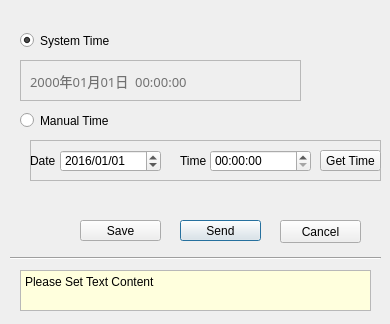
<?xml version="1.0" encoding="UTF-8"?>
<ui version="4.0">
 <class>SyncTimeDlg</class>
 <widget class="QDialog" name="SyncTimeDlg">
  <property name="geometry">
   <rect>
    <x>0</x>
    <y>0</y>
    <width>390</width>
    <height>324</height>
   </rect>
  </property>
  <property name="sizePolicy">
   <sizepolicy hsizetype="Preferred" vsizetype="Preferred">
    <horstretch>0</horstretch>
    <verstretch>0</verstretch>
   </sizepolicy>
  </property>
  <property name="minimumSize">
   <size>
    <width>390</width>
    <height>324</height>
   </size>
  </property>
  <property name="maximumSize">
   <size>
    <width>390</width>
    <height>324</height>
   </size>
  </property>
  <property name="windowTitle">
   <string>Time</string>
  </property>
  <widget class="QPushButton" name="pushButtonSend">
   <property name="geometry">
    <rect>
     <x>180</x>
     <y>220</y>
     <width>81</width>
     <height>21</height>
    </rect>
   </property>
   <property name="text">
    <string>Send</string>
   </property>
  </widget>
  <widget class="QPushButton" name="pushButtonCancel">
   <property name="geometry">
    <rect>
     <x>280</x>
     <y>220</y>
     <width>81</width>
     <height>23</height>
    </rect>
   </property>
   <property name="text">
    <string>Cancel</string>
   </property>
  </widget>
  <widget class="QTextEdit" name="textEdit">
   <property name="geometry">
    <rect>
     <x>20</x>
     <y>270</y>
     <width>351</width>
     <height>41</height>
    </rect>
   </property>
   <property name="palette">
    <palette>
     <active>
      <colorrole role="Base">
       <brush brushstyle="SolidPattern">
        <color alpha="255">
         <red>255</red>
         <green>255</green>
         <blue>221</blue>
        </color>
       </brush>
      </colorrole>
     </active>
     <inactive>
      <colorrole role="Base">
       <brush brushstyle="SolidPattern">
        <color alpha="255">
         <red>255</red>
         <green>255</green>
         <blue>221</blue>
        </color>
       </brush>
      </colorrole>
     </inactive>
     <disabled>
      <colorrole role="Base">
       <brush brushstyle="SolidPattern">
        <color alpha="255">
         <red>240</red>
         <green>240</green>
         <blue>240</blue>
        </color>
       </brush>
      </colorrole>
     </disabled>
    </palette>
   </property>
   <property name="frameShape">
    <enum>QFrame::StyledPanel</enum>
   </property>
   <property name="frameShadow">
    <enum>QFrame::Plain</enum>
   </property>
   <property name="verticalScrollBarPolicy">
    <enum>Qt::ScrollBarAlwaysOff</enum>
   </property>
   <property name="horizontalScrollBarPolicy">
    <enum>Qt::ScrollBarAlwaysOff</enum>
   </property>
   <property name="readOnly">
    <bool>true</bool>
   </property>
   <property name="html">
    <string notr="true">&lt;!DOCTYPE HTML PUBLIC &quot;-//W3C//DTD HTML 4.0//EN&quot; &quot;http://www.w3.org/TR/REC-html40/strict.dtd&quot;&gt;
&lt;html&gt;&lt;head&gt;&lt;meta name=&quot;qrichtext&quot; content=&quot;1&quot; /&gt;&lt;style type=&quot;text/css&quot;&gt;
p, li { white-space: pre-wrap; }
&lt;/style&gt;&lt;/head&gt;&lt;body style=&quot; font-family:'SimSun'; font-size:9pt; font-weight:400; font-style:normal;&quot;&gt;
&lt;p style=&quot; margin-top:0px; margin-bottom:0px; margin-left:0px; margin-right:0px; -qt-block-indent:0; text-indent:0px;&quot;&gt;Please Set Text Content&lt;/p&gt;&lt;/body&gt;&lt;/html&gt;</string>
   </property>
   <property name="overwriteMode">
    <bool>false</bool>
   </property>
  </widget>
  <widget class="Line" name="line">
   <property name="geometry">
    <rect>
     <x>10</x>
     <y>250</y>
     <width>371</width>
     <height>16</height>
    </rect>
   </property>
   <property name="orientation">
    <enum>Qt::Horizontal</enum>
   </property>
  </widget>
  <widget class="QPushButton" name="pushButtonSave">
   <property name="geometry">
    <rect>
     <x>80</x>
     <y>220</y>
     <width>81</width>
     <height>21</height>
    </rect>
   </property>
   <property name="text">
    <string>Save</string>
   </property>
  </widget>
  <widget class="QRadioButton" name="radioButtonManual">
   <property name="geometry">
    <rect>
     <x>20</x>
     <y>110</y>
     <width>111</width>
     <height>21</height>
    </rect>
   </property>
   <property name="text">
    <string>Manual Time</string>
   </property>
   <property name="checked">
    <bool>false</bool>
   </property>
  </widget>
  <widget class="QRadioButton" name="radioButtonSystem">
   <property name="geometry">
    <rect>
     <x>20</x>
     <y>30</y>
     <width>111</width>
     <height>21</height>
    </rect>
   </property>
   <property name="text">
    <string>System Time</string>
   </property>
   <property name="checked">
    <bool>true</bool>
   </property>
  </widget>
  <widget class="QFrame" name="frameManual">
   <property name="geometry">
    <rect>
     <x>30</x>
     <y>140</y>
     <width>351</width>
     <height>41</height>
    </rect>
   </property>
   <property name="frameShape">
    <enum>QFrame::StyledPanel</enum>
   </property>
   <property name="frameShadow">
    <enum>QFrame::Raised</enum>
   </property>
   <widget class="QLabel" name="labelDate">
    <property name="geometry">
     <rect>
      <x>0</x>
      <y>10</y>
      <width>31</width>
      <height>21</height>
     </rect>
    </property>
    <property name="text">
     <string>Date</string>
    </property>
   </widget>
   <widget class="QLabel" name="labelTime">
    <property name="geometry">
     <rect>
      <x>150</x>
      <y>10</y>
      <width>31</width>
      <height>21</height>
     </rect>
    </property>
    <property name="text">
     <string>Time</string>
    </property>
   </widget>
   <widget class="QDateEdit" name="dateEdit">
    <property name="geometry">
     <rect>
      <x>30</x>
      <y>10</y>
      <width>101</width>
      <height>22</height>
     </rect>
    </property>
    <property name="dateTime">
     <datetime>
      <hour>0</hour>
      <minute>0</minute>
      <second>0</second>
      <year>2016</year>
      <month>1</month>
      <day>1</day>
     </datetime>
    </property>
    <property name="minimumDateTime">
     <datetime>
      <hour>0</hour>
      <minute>0</minute>
      <second>0</second>
      <year>2000</year>
      <month>1</month>
      <day>1</day>
     </datetime>
    </property>
    <property name="maximumDate">
     <date>
      <year>2099</year>
      <month>12</month>
      <day>31</day>
     </date>
    </property>
    <property name="minimumDate">
     <date>
      <year>2000</year>
      <month>1</month>
      <day>1</day>
     </date>
    </property>
    <property name="displayFormat">
     <string notr="true">yyyy/MM/dd</string>
    </property>
   </widget>
   <widget class="QTimeEdit" name="timeEdit">
    <property name="geometry">
     <rect>
      <x>180</x>
      <y>10</y>
      <width>101</width>
      <height>22</height>
     </rect>
    </property>
    <property name="displayFormat">
     <string notr="true">HH:mm:ss</string>
    </property>
   </widget>
   <widget class="QPushButton" name="pushButtonGetTime">
    <property name="geometry">
     <rect>
      <x>290</x>
      <y>10</y>
      <width>61</width>
      <height>21</height>
     </rect>
    </property>
    <property name="text">
     <string>Get Time</string>
    </property>
   </widget>
  </widget>
  <widget class="QFrame" name="frameSystem">
   <property name="geometry">
    <rect>
     <x>20</x>
     <y>60</y>
     <width>281</width>
     <height>41</height>
    </rect>
   </property>
   <property name="frameShape">
    <enum>QFrame::StyledPanel</enum>
   </property>
   <property name="frameShadow">
    <enum>QFrame::Raised</enum>
   </property>
   <widget class="QLabel" name="labelSystemTime">
    <property name="geometry">
     <rect>
      <x>10</x>
      <y>10</y>
      <width>261</width>
      <height>21</height>
     </rect>
    </property>
    <property name="palette">
     <palette>
      <active>
       <colorrole role="WindowText">
        <brush brushstyle="SolidPattern">
         <color alpha="255">
          <red>113</red>
          <green>113</green>
          <blue>113</blue>
         </color>
        </brush>
       </colorrole>
      </active>
      <inactive>
       <colorrole role="WindowText">
        <brush brushstyle="SolidPattern">
         <color alpha="255">
          <red>113</red>
          <green>113</green>
          <blue>113</blue>
         </color>
        </brush>
       </colorrole>
      </inactive>
      <disabled>
       <colorrole role="WindowText">
        <brush brushstyle="SolidPattern">
         <color alpha="255">
          <red>120</red>
          <green>120</green>
          <blue>120</blue>
         </color>
        </brush>
       </colorrole>
      </disabled>
     </palette>
    </property>
    <property name="font">
     <font>
      <family>微软雅黑</family>
      <pointsize>10</pointsize>
      <weight>50</weight>
      <bold>false</bold>
     </font>
    </property>
    <property name="text">
     <string notr="true">2000年01月01日  00:00:00</string>
    </property>
   </widget>
  </widget>
 </widget>
 <tabstops>
  <tabstop>pushButtonCancel</tabstop>
  <tabstop>pushButtonSend</tabstop>
  <tabstop>pushButtonSave</tabstop>
  <tabstop>radioButtonSystem</tabstop>
  <tabstop>radioButtonManual</tabstop>
  <tabstop>pushButtonGetTime</tabstop>
  <tabstop>dateEdit</tabstop>
  <tabstop>timeEdit</tabstop>
  <tabstop>textEdit</tabstop>
 </tabstops>
 <resources/>
 <connections/>
</ui>
